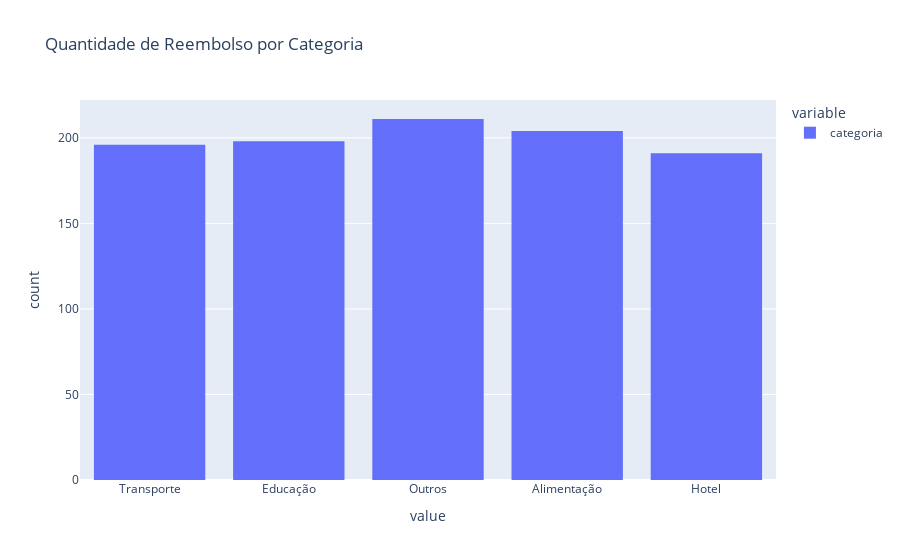

Write notebook code for a chart like this one.
### Markdown cell above
- Ao observar a Estatística descritivas, notamos que o desvio padrão da variável "valor" está bem alto, um valor bem próximo a média dessa variável. Isso indica que provavelmente temos alguns Outliers para identificar 

---
- Como esta a distribuição das categorias?

### Code cell
# Distribuição por categoria
fig = px.histogram(df_reembolso['categoria'], title='Quantidade de Reembolso por Categoria')

fig.show()

### Figure 1 — Plotly figure (JSON) as saved in the notebook; plotly's stock layout.template omitted (floating-point values rounded to 4 significant figures; data arrays with more than 128 entries replaced by an {"elided": "..."} marker saying what was removed)
{"data": [{"bingroup": "x", "hovertemplate": "variable=categoria<br>value=%{x}<br>count=%{y}<extra></extra>", "legendgroup": "categoria", "marker": {"color": "#636efa", "pattern": {"shape": ""}}, "name": "categoria", "orientation": "v", "showlegend": true, "type": "histogram", "x": {"elided": "1000 str values"}, "xaxis": "x", "yaxis": "y"}], "layout": {"barmode": "relative", "legend": {"title": {"text": "variable"}, "tracegroupgap": 0}, "title": {"text": "Quantidade de Reembolso por Categoria"}, "xaxis": {"anchor": "y", "domain": [0, 1], "title": {"text": "value"}}, "yaxis": {"anchor": "x", "domain": [0, 1], "title": {"text": "count"}}}}
